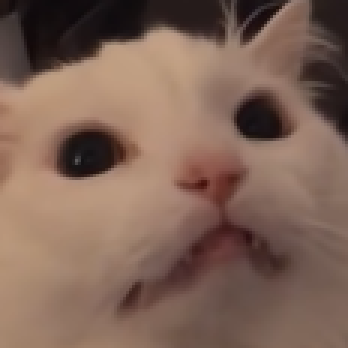
#> input picture qColor/images/cat.jpeg, 116 x 116 px (shown 3 times larger)
$ python subsampling_test.py   (older library calls are emulated)
#> lines starting #> are read from the running program, lines starting #| are printed output that depends on the picture
### qColor/color_conv.py
import matplotlib.image
import numpy as np
import matplotlib.pyplot as plt
from PIL import Image

def rgb2ycbcr(im):
    xform = np.array([	[.299, .587, .114],
                        [-.1687, -.3313, .5],
                        [.5, -.4187, -.0813]])
    ycbcr = im.dot(xform.T)
    ycbcr[:,:,[1,2]] += 128
    return np.uint8(ycbcr)

def ycbcr2rgb(im):
    xform = np.array([	[1, 0, 1.402],
                        [1, -0.34414, -.71414],
                        [1, 1.772, 0]])
    rgb = im.astype(np.float64)
    rgb[:,:,[1,2]] -= 128
    rgb = rgb.dot(xform.T)
    np.putmask(rgb, rgb > 255, 255)
    np.putmask(rgb, rgb < 0, 0)
    return np.uint8(rgb)

# [15 lines of commented-out code are left out]

### qColor/subsampling_test.py
import numpy as np
import itertools
import matplotlib.image as image
import matplotlib.pyplot as plt

from PIL import Image
from copy import deepcopy

from qColor.color_conv import ycbcr2rgb, rgb2ycbcr


img = Image.open('images/cat.jpeg')
#> img is the input picture: PIL image 116x116 RGBA; mean R, G, B, A 127.3, 99.8, 86.4, 255
img = img.resize((116, 116), Image.ANTIALIAS)
img = image.pil_to_array(img)[:,:,:3]
#> img: shape (116, 116, 3)

plt.imshow(img)
plt.show()

img = rgb2ycbcr(img)
#> in rgb2ycbcr, `ycbcr = im.dot(xform.T)`:
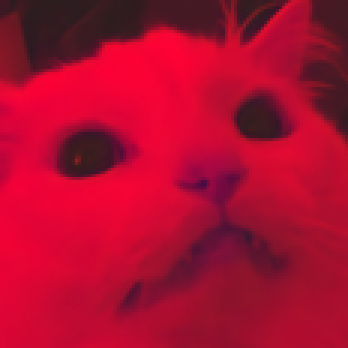
#> ycbcr: shape (116, 116, 3) float64 (shown 3 times larger); mean R, G, B 106.5, -11.3, 14.8; drawn with min black and max white
#> in rgb2ycbcr, `ycbcr[:,:,[1,2]] += 128`:
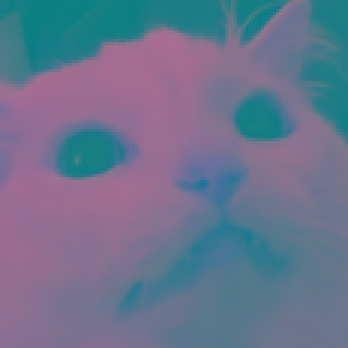
#> ycbcr: shape (116, 116, 3) float64 (shown 3 times larger); mean R, G, B 106.5, 116.7, 142.8

def subsampling(img):
	new_img = deepcopy(img)

	it = np.nditer(img, flags=['multi_index'])
	indices_list = np.array([it.multi_index for _ in it])
	indices_list = indices_list.reshape(int((img.shape[0]*img.shape[0])/2), 2, 3, 3)
	for pair in indices_list:
		old_left = (img[pair[0][0][0]][pair[0][0][1]][pair[0][0][2]], img[pair[0][1][0]][pair[0][1][1]][pair[0][1][2]], img[pair[0][2][0]][pair[0][2][1]][pair[0][2][2]])
		old_right = (img[pair[1][0][0]][pair[1][0][1]][pair[1][0][2]], img[pair[1][1][0]][pair[1][1][1]][pair[1][1][2]], img[pair[1][2][0]][pair[1][2][1]][pair[1][2][2]])
		new_left, new_right = conv_pixels(old_left, old_right)

		new_img[pair[0][0][0]][pair[0][0][1]][pair[0][0][2]] = new_left[0]
		new_img[pair[0][1][0]][pair[0][1][1]][pair[0][1][2]] = new_left[1]
		new_img[pair[0][2][0]][pair[0][2][1]][pair[0][2][2]] = new_left[2]
		new_img[pair[1][2][0]][pair[1][2][1]][pair[1][2][2]] = new_right[0]
		new_img[pair[1][1][0]][pair[1][1][1]][pair[1][1][2]] = new_right[1]
		new_img[pair[1][2][0]][pair[1][2][1]][pair[1][2][2]] = new_right[2]

	return new_img

def subsampling_decoding(img):
	new_img = deepcopy(img)

	it = np.nditer(img, flags=['multi_index'])
	indices_list = np.array([it.multi_index for _ in it])
	indices_list = indices_list.reshape(int((img.shape[0]*img.shape[0])/2), 2, 3, 3)
	for pair in indices_list:
		old_left = (img[pair[0][0][0]][pair[0][0][1]][pair[0][0][2]], img[pair[0][1][0]][pair[0][1][1]][pair[0][1][2]], img[pair[0][2][0]][pair[0][2][1]][pair[0][2][2]])
		old_right = (img[pair[1][0][0]][pair[1][0][1]][pair[1][0][2]], img[pair[1][1][0]][pair[1][1][1]][pair[1][1][2]], img[pair[1][2][0]][pair[1][2][1]][pair[1][2][2]])
		new_right = conv_pixels_decoding(old_left, old_right)

		new_img[pair[1][2][0]][pair[1][2][1]][pair[1][2][2]] = new_right[0]
		new_img[pair[1][1][0]][pair[1][1][1]][pair[1][1][2]] = new_right[1]
		new_img[pair[1][2][0]][pair[1][2][1]][pair[1][2][2]] = new_right[2]

	return new_img

def conv_pixels(left: tuple, right:tuple):
	new_left = (left[0], int((int(left[1]) + int(right[1]))/2), int((int(left[2]) + int(right[2]))/2))
	new_right = (right[0], 128, 128)
	return new_left, new_right

def conv_pixels_decoding(left: tuple, right: tuple):
	new_right = (right[0], left[1], left[2])
	return new_right

new_img = subsampling(img)
#> the loop in subsampling, `for pair in indices_list:` made 6728 passes
#> (old_right, new_left, new_right) on passes 3, 5, 6: ((18, 127, 131), (13, 127, 131), (18, 128, 128)), ((19, 127, 131), (20, 127, 131), (19, 128, 128)), ((14, 128, 130), (16, 127, 130), (14, 128, 128))
#> after the loop in subsampling, `for pair in indices_list:`: new_img: shape (116, 116, 3); mean of channels 0, 1, 2 106, 122, 135.1
print(new_img)
#> (printed output is left out)
new_img = ycbcr2rgb(new_img)
#> in ycbcr2rgb, `rgb = im.astype(np.float64)`: rgb: shape (116, 116, 3) float64; mean of channels 0, 1, 2 106, 122, 135.1
#> in ycbcr2rgb, `rgb[:,:,[1,2]] -= 128`: rgb: shape (116, 116, 3) float64; mean of channels 0, 1, 2 106, -6, 7.1
#> in ycbcr2rgb, `rgb = rgb.dot(xform.T)`: rgb: shape (116, 116, 3) float64; mean of channels 0, 1, 2 115.9, 103, 95.3
#> in ycbcr2rgb, `return np.uint8(rgb)`:
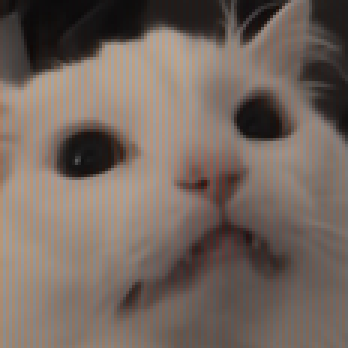
#> returned value: shape (116, 116, 3) (shown 3 times larger); mean of channels 0, 1, 2 115.7, 102.7, 95.1; drawn as R, G, B
img = ycbcr2rgb(img)
#> in ycbcr2rgb (call 2), `rgb = im.astype(np.float64)`: rgb: shape (116, 116, 3) float64; mean of channels 0, 1, 2 106, 116.1, 142.3
#> in ycbcr2rgb (call 2), `rgb[:,:,[1,2]] -= 128`: rgb: shape (116, 116, 3) float64; mean of channels 0, 1, 2 106, -11.9, 14.3
#> in ycbcr2rgb (call 2), `rgb = rgb.dot(xform.T)`: rgb: shape (116, 116, 3) float64; mean of channels 0, 1, 2 126.1, 99.8, 84.9

plt.imshow(img)
plt.show()

plt.imshow(new_img)
print(new_img)
#> (printed output is left out)
plt.show()

new_img = rgb2ycbcr(new_img)
#> in rgb2ycbcr (call 2), `ycbcr = im.dot(xform.T)`:
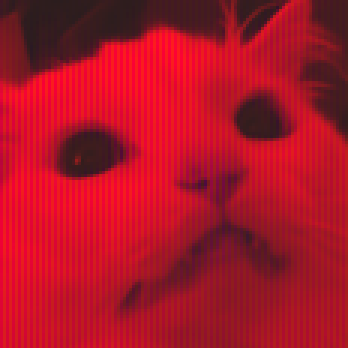
#> ycbcr: shape (116, 116, 3) float64 (shown 3 times larger); mean R, G, B 105.7, -6, 7.1; drawn with min black and max white
#> in rgb2ycbcr (call 2), `ycbcr[:,:,[1,2]] += 128`:
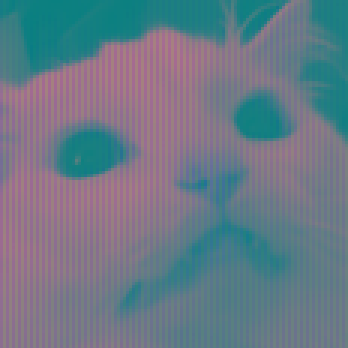
#> ycbcr: shape (116, 116, 3) float64 (shown 3 times larger); mean R, G, B 105.7, 122, 135.1
new_img = subsampling_decoding(new_img)
#> the loop in subsampling_decoding, `for pair in indices_list:` made 6728 passes
#> (old_left, old_right, new_right) on passes 2 to 4: ((22, 126, 132), (15, 128, 128), (15, 126, 132)), ((12, 126, 131), (18, 128, 128), (18, 126, 131)), ((22, 125, 131), (21, 128, 128), (21, 125, 131))
#> after the loop in subsampling_decoding, `for pair in indices_list:`: new_img: shape (116, 116, 3); mean of channels 0, 1, 2 105.4, 115.4, 141.7
new_img = ycbcr2rgb(new_img)
#> in ycbcr2rgb (call 3), `rgb = im.astype(np.float64)`: rgb: shape (116, 116, 3) float64; mean of channels 0, 1, 2 105.4, 115.4, 141.7
#> in ycbcr2rgb (call 3), `rgb[:,:,[1,2]] -= 128`: rgb: shape (116, 116, 3) float64; mean of channels 0, 1, 2 105.4, -12.6, 13.7
#> in ycbcr2rgb (call 3), `rgb = rgb.dot(xform.T)`: rgb: shape (116, 116, 3) float64; mean of channels 0, 1, 2 124.6, 99.9, 83

plt.imshow(new_img)
plt.show()
